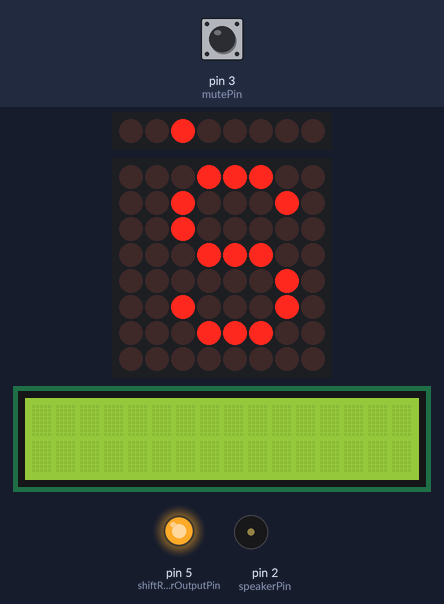
Bench run of a sketch on a simulated Arduino Uno, built with avr-gcc and run on an emulated ATmega328P. On the bench: 8 shift-register outputs drawn as a row of LEDs (first output left, lit = HIGH), 8×8 LED matrix, 16×2 character LCD, output pins drawn as LEDs (lit = HIGH), buzzer (waves = sounding). Wiring (inferred from the names in the program): MAX7219 LED driver (orientation assumed): data pin 7; clock pin 8; CS pin 9; shift register (74HC595): data pin 10; shift clock pin 12; latch pin 11. Wiring (inferred from the signals the program sends): row of LEDs: on Q0, Q1, Q2, Q3, Q4, Q5, Q6, Q7. The test bench sets the inputs (shaded band); at power-on: pin 3 (mutePin) HIGH. Pins used as bus, display or sensor lines are not drawn.

Above: at 1.36 s.
1.4 s: pin 3 (mutePin) pulsed LOW 5 times (0.12 s each, 0.3 s apart)
At 1.78 s:
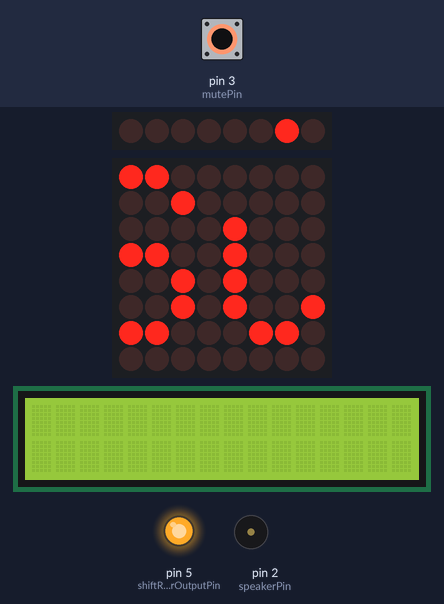
At 2.43 s:
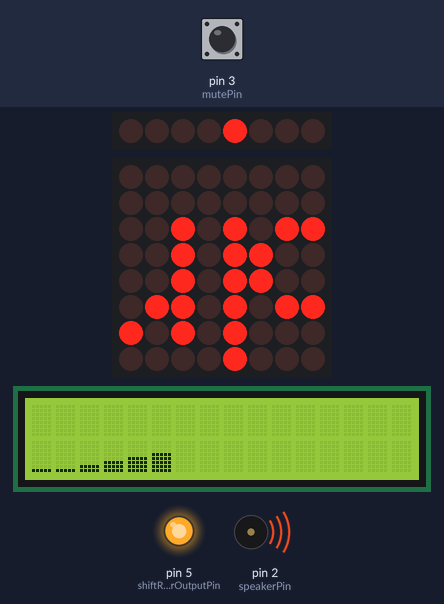
4.4 s: pin 3 (mutePin) pulsed LOW 2 times (0.12 s each, 0.3 s apart)
At 6.17 s:
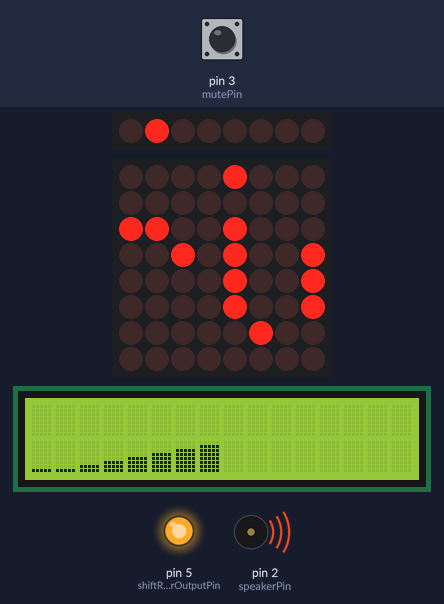
Timing chart, 0 to 19.7 s (numbered marks = the images above; inputs shaded):
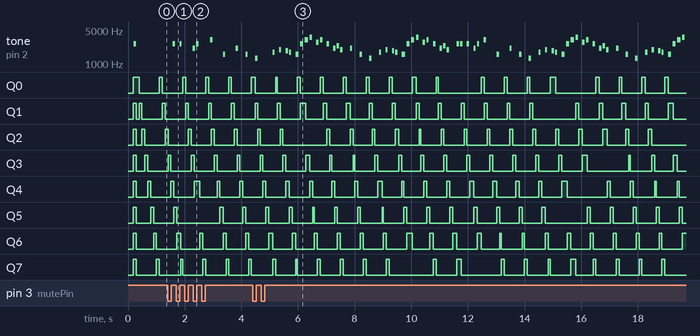

Measured:
- after the input at 1.4 s, tone on pin 2 (speakerPin): plays 2637 Hz for 0.08 s, 2637 Hz for 0.08 s, 2093 Hz for 0.08 s, 2637 Hz for 0.08 s, 3136 Hz for 0.08 s, 1568 Hz for 0.08 s … (8 notes in this stretch), starting after 0.19 s; the display: first differs from a run without the input after 0.22 s (image 1 shows a later state)
- after the input at 4.4 s, the display: first differs from a run without the input after 0.47 s (image 3 shows a later state)

The sketch:

Innlevering1.ino
```cpp
// arduino libs
#include <Arduino.h>
#include <Wire.h>
#include <LiquidCrystal_I2C.h>
#include <avr/pgmspace.h>
#include "Binary.h"

// own headers/cpp
#include "config.h"

/**
 * This is an arduino sketch for scrolling a text, while playing a fitting
 * melody and showing a note bar on an lcd screen.
 *
 * @author Anders Mikkelsen
 * @version 04.10.2015
 */

MusicPlayer musicPlayer;
Animator animator;
Scroller scroller;

void setup() {
  Serial.begin(9600);

  setUpShiftRegister();
  setUpMatrix();

  animator.setUpLcd();

  musicPlayer.setUpSpeaker();
  musicPlayer.setAnimator(&animator);

  scroller.startScroller();
}

void loop() {
  int currentTime = millis();

  if (currentTime - scroller.getTimeSinceLastScroll() > 100) {
    scroller.doScroll(currentTime);
  }

  if (currentTime - musicPlayer.getTimeSinceLastNote() > musicPlayer.getNoteDuration() && !musicPlayer.getMute()) {
    musicPlayer.doTone();
  } else if (musicPlayer.getMute()) {
    animator.lcdRamp(0);
  }

  musicPlayer.checkMuteButton(currentTime);
}
```

animator.cpp
```cpp
#include "animator.h"

void Animator::lcdRamp (int value) {
  lcd.clear();

  if (value > 16) {
    value = 16;
  } else if (value < 0) {
    value = 0;
  }

  for (int i = 0; i < value; i++){
    lcd.setCursor(i, 1);

    if (i == 0) {
      lcd.write(i);
    } else if (i > 8) {
      lcd.write(7);

      lcd.setCursor(i, 0);
      lcd.write(i - 9);
    } else {
      lcd.write(i - 1);
    }
  }
}

void Animator::makeLcdChars(byte array[8][8]) {
  for (int i = 0; i < 8; i++) {
    lcd.createChar(i, array[i]);
  }
}

void Animator::setUpLcd() {
  lcd.begin(16, 2);
  lcd.init();
  lcd.backlight();

  // set up ramp
  makeLcdChars(ramp);
}
```

animator.h
```cpp
#ifndef INNLEVERING1_ANIMATOR_H
#define INNLEVERING1_ANIMATOR_H

#include <Arduino.h>
#include <LiquidCrystal_I2C.h>

/**
 * This class defines the ramp animator for music. It initializes the LiquidCrystal_I2C lib
 * and accepts commands for ramping from 0 to 16. We default any values outside 0 - 16 to
 * 0 or 16 respectively.
 *
 * @author Anders Mikkelsen
 * @version 04.10.2015
 */
class Animator {
  public:
    void setUpLcd();
    void lcdRamp (int value);
  private:
    void makeLcdChars(byte array[8][8]);

    LiquidCrystal_I2C lcd = LiquidCrystal_I2C(0x3F, 16, 2);

    byte ramp[8][8] = {
      { 0b00000, 0b00000, 0b00000, 0b00000, 0b00000, 0b00000, 0b00000, 0b11111 },
      { 0b00000, 0b00000, 0b00000, 0b00000, 0b00000, 0b00000, 0b11111, 0b11111 },
      { 0b00000, 0b00000, 0b00000, 0b00000, 0b00000, 0b11111, 0b11111, 0b11111 },
      { 0b00000, 0b00000, 0b00000, 0b00000, 0b11111, 0b11111, 0b11111, 0b11111 },
      { 0b00000, 0b00000, 0b00000, 0b11111, 0b11111, 0b11111, 0b11111, 0b11111 },
      { 0b00000, 0b00000, 0b11111, 0b11111, 0b11111, 0b11111, 0b11111, 0b11111 },
      { 0b00000, 0b11111, 0b11111, 0b11111, 0b11111, 0b11111, 0b11111, 0b11111 },
      { 0b11111, 0b11111, 0b11111, 0b11111, 0b11111, 0b11111, 0b11111, 0b11111 }
    };
};

#endif
```

hcUtilities.h
```cpp
#ifndef INNLEVERING1_HCUTILITIES_H
#define INNLEVERING1_HCUTILITIES_H

/**
 * This header defines all pins and actions for the 74HC595. Methods will be called often and are small so are
 * left in a header for inlining.
 *
 * @author Anders Mikkelsen
 * @version 04.10.2015
 */

// DS of 74HC595
static int shiftRegisterDataPin = 10;
// ST_CP of 74HC595
static int shiftRegisterLatchPin = 11;
// SH_CP of 74HC595
static int shiftRegisterClockPin = 12;
// OE of 74HC595
static int shiftRegisterOutputPin = 5;
// MR of 74HC595
static int shiftRegisterMasterResetPin = 6;

static void setUpShiftRegister() {
  pinMode(shiftRegisterLatchPin, OUTPUT);
  pinMode(shiftRegisterClockPin, OUTPUT);
  pinMode(shiftRegisterDataPin, OUTPUT);
  pinMode(shiftRegisterOutputPin, OUTPUT);
  pinMode(shiftRegisterMasterResetPin, OUTPUT);

  analogWrite(shiftRegisterOutputPin, 255);
  analogWrite(shiftRegisterMasterResetPin, 255);
}

static void writeToShiftRegister(byte value) {
  digitalWrite(shiftRegisterLatchPin, LOW);
  shiftOut(shiftRegisterDataPin, shiftRegisterClockPin, MSBFIRST, value);
  digitalWrite(shiftRegisterLatchPin, HIGH);
}

#endif
```

mario.h
```cpp
#ifndef INNLEVERING1_MARIO_H
#define INNLEVERING1_MARIO_H

/**
 * This header defines the mario melody which is stored in PROGMEM.
 *
 * @author Anders Mikkelsen
 * @version 04.10.2015
 */

const char msgFromSong[] = "    Super Mario!    ";

//Mario main theme melody
const int melody[] PROGMEM = {
  NOTE_E7, NOTE_E7, 0, NOTE_E7,
  0, NOTE_C7, NOTE_E7, 0,
  NOTE_G7, 0, 0,  0,
  NOTE_G6, 0, 0, 0,

  NOTE_C7, 0, 0, NOTE_G6,
  0, 0, NOTE_E6, 0,
  0, NOTE_A6, 0, NOTE_B6,
  0, NOTE_AS6, NOTE_A6, 0,

  NOTE_G6, NOTE_E7, NOTE_G7,
  NOTE_A7, 0, NOTE_F7, NOTE_G7,
  0, NOTE_E7, 0, NOTE_C7,
  NOTE_D7, NOTE_B6, 0, 0,

  NOTE_C7, 0, 0, NOTE_G6,
  0, 0, NOTE_E6, 0,
  0, NOTE_A6, 0, NOTE_B6,
  0, NOTE_AS6, NOTE_A6, 0,

  NOTE_G6, NOTE_E7, NOTE_G7,
  NOTE_A7, 0, NOTE_F7, NOTE_G7,
  0, NOTE_E7, 0, NOTE_C7,
  NOTE_D7, NOTE_B6, 0, 0
};

//Mario main them tempo
const int tempo[] PROGMEM = {
  12, 12, 12, 12,
  12, 12, 12, 12,
  12, 12, 12, 12,
  12, 12, 12, 12,

  12, 12, 12, 12,
  12, 12, 12, 12,
  12, 12, 12, 12,
  12, 12, 12, 12,

  9, 9, 9,
  12, 12, 12, 12,
  12, 12, 12, 12,
  12, 12, 12, 12,

  12, 12, 12, 12,
  12, 12, 12, 12,
  12, 12, 12, 12,
  12, 12, 12, 12,

  9, 9, 9,
  12, 12, 12, 12,
  12, 12, 12, 12,
  12, 12, 12, 12,
};

#endif
```

maxUtilities.h
```cpp
#ifndef INNLEVERING1_MAXUTILITIES_H
#define INNLEVERING1_MAXUTILITIES_H

/**
 * This header defines all pins and actions for the MAX7219. Methods will be called often and are small so are
 * left in a header for inlining.
 *
 * @author Anders Mikkelsen
 * @version 04.10.2015
 */

// CS of 7912
static const int maxLoadPin = 9;
// CLK of 7912
static const int maxClockPin = 8;
// DIN of 7912
static const int maxDataPin = 7;

// from LedControl.cpp https://github.com/johnmccombs/arduino-libraries/blob/master/LedControl/LedControl.cpp

#define OP_DECODEMODE  9
#define OP_INTENSITY   10
#define OP_SCANLIMIT   11
#define OP_SHUTDOWN    12
#define OP_DISPLAYTEST 15

static void sendDoubleByteToMax(byte registerCode, byte value) {
  digitalWrite(maxLoadPin, LOW);
  shiftOut(maxDataPin, maxClockPin, MSBFIRST, registerCode);
  shiftOut(maxDataPin, maxClockPin, MSBFIRST, value);
  digitalWrite(maxLoadPin, HIGH);
}

static void setMatrixOperational(byte value) {
  sendDoubleByteToMax(OP_DISPLAYTEST, 0);
  sendDoubleByteToMax(OP_SHUTDOWN, value);
}

static void setMatrixIntensity(byte value) {
  sendDoubleByteToMax(OP_INTENSITY, value);
}

static void setMatrixScanLimit(byte value) {
  sendDoubleByteToMax(OP_SCANLIMIT, value);
}

static void setMatrixDecodeMode(byte value) {
  sendDoubleByteToMax(OP_DECODEMODE, value);
}

static void clearMatrix() {
  for (int i = 1; i <= 8; i++) {
    sendDoubleByteToMax(i, 0);
  }
}

static void setUpMatrix() {
  pinMode(maxLoadPin, OUTPUT);
  pinMode(maxClockPin, OUTPUT);
  pinMode(maxDataPin, OUTPUT);

  setMatrixOperational(1);
  setMatrixScanLimit(7);
  setMatrixDecodeMode(0);
  setMatrixIntensity(15);
  clearMatrix();
}

#endif
```

mode.h
```cpp
#ifndef INNLEVERING1_MODE_H
#define INNLEVERING1_MODE_H

/**
 * This header is used to choose which songs to display.
 *
 * @author Anders Mikkelsen
 * @version 04.10.2015
 */

#include "pitches.h"

// include the song you want to play (CHOOSE ONE)

#include "mario.h"
//#include "tetris.h"
//#include "nyanTheCat.h"

// msg
static const int msgSize = strlen(msgFromSong);

#endif
```

musicPlayer.cpp
```cpp
#include "musicPlayer.h"
#include "animator.h"

void MusicPlayer::setUpSpeaker() {
  pinMode(speakerPin, OUTPUT);
  pinMode(mutePin, INPUT);

  timeSinceLastNote = millis();
}

void MusicPlayer::setAnimator(Animator* animator) {
  anim = animator;
}

void MusicPlayer::doTone() {
  if (melodyCounter >= melodySize || tempoCounter >= tempoSize) {
    melodyCounter = 0;
    tempoCounter = 0;
  }

  noTone(speakerPin);
  noteDuration = playNote(pgm_read_word_near(melody + melodyCounter++), pgm_read_word_near(tempo + tempoCounter++));

  timeSinceLastNote = millis();
}

void MusicPlayer::checkMuteButton(int currentTime) {
  int currentMuteButtonState = digitalRead(mutePin);

  if (currentMuteButtonState != lastMuteButtonState) {
    lastDebounceTime = currentTime;
  }

  if ((millis() - lastDebounceTime) > debounceDelay) {
    if (currentMuteButtonState != muteButtonState) {
      muteButtonState = currentMuteButtonState;

      if (muteButtonState == HIGH) {
        mute = !mute;
      }
    }
  }

  lastMuteButtonState = currentMuteButtonState;
}

const int MusicPlayer::getTimeSinceLastNote() const {
  return timeSinceLastNote;
}

const boolean MusicPlayer::getMute() const {
  return mute;
}

const int MusicPlayer::getNoteDuration() const {
  return noteDuration;
}

void MusicPlayer::animateRamp(int note) const {
  if (anim != NULL) {
    anim->lcdRamp(map(note, 31, 4978, 0, 16 ));
  }
}

double MusicPlayer::playNote(int note, int duration) const {
  int noteDuration = 1000 / duration;
  animateRamp(note);
  tone(speakerPin, note, noteDuration);

  return noteDuration * 1.30;
}

MusicPlayer::~MusicPlayer() {
  free(anim);
}
```

musicPlayer.h
```cpp
#ifndef INNLEVERING1_MUSICPLAYER_H
#define INNLEVERING1_MUSICPLAYER_H

#include <Arduino.h>
#include "mode.h"
#include "animator.h"

const int speakerPin = 2;
const int mutePin = 3;

class Animator;

/**
 * This class defines the musicplayer which controls the playing of a melody on the speaker,
 * and controls toggling of the mute button.
 *
 * @author Anders Mikkelsen
 * @version 04.10.2015
 */
class MusicPlayer {
  public:
    void setUpSpeaker();
    void setAnimator(Animator* animator);
    void doTone();
    void checkMuteButton(int currentTime);

    const int getTimeSinceLastNote() const;
    const boolean getMute() const;
    const int getNoteDuration() const;

    ~MusicPlayer();
  private:
    Animator* anim = NULL;

    int timeSinceLastNote = 0;

    int melodyCounter = 0;
    const int melodySize = (sizeof(melody) / sizeof(int));
    int tempoCounter = 0;
    const int tempoSize = (sizeof(tempo) / sizeof(int));

    int noteDuration = 0;

    //muting
    boolean mute = false;

    int muteButtonState;
    int lastMuteButtonState = LOW;

    long lastDebounceTime = 0;
    long debounceDelay = 50;

    void animateRamp(int note) const;
    double playNote(int note, int duration) const;
};

#endif
```

pitches.h
```cpp
#ifndef INNLEVERING1_PITCHES_H
#define INNLEVERING1_PITCHES_H

#endif

/*************************************************
 * Public Constants
 *************************************************/

#define NOTE_B0  31
#define NOTE_C1  33
#define NOTE_CS1 35
#define NOTE_D1  37
#define NOTE_DS1 39
#define NOTE_E1  41
#define NOTE_F1  44
#define NOTE_FS1 46
#define NOTE_G1  49
#define NOTE_GS1 52
#define NOTE_A1  55
#define NOTE_AS1 58
#define NOTE_B1  62
#define NOTE_C2  65
#define NOTE_CS2 69
#define NOTE_D2  73
#define NOTE_DS2 78
#define NOTE_E2  82
#define NOTE_F2  87
#define NOTE_FS2 93
#define NOTE_G2  98
#define NOTE_GS2 104
#define NOTE_A2  110
#define NOTE_AS2 117
#define NOTE_B2  123
#define NOTE_C3  131
#define NOTE_CS3 139
#define NOTE_D3  147
#define NOTE_DS3 156
#define NOTE_E3  165
#define NOTE_F3  175
#define NOTE_FS3 185
#define NOTE_G3  196
#define NOTE_GS3 208
#define NOTE_A3  220
#define NOTE_AS3 233
#define NOTE_B3  247
#define NOTE_C4  262
#define NOTE_CS4 277
#define NOTE_D4  294
#define NOTE_DS4 311
#define NOTE_E4  330
#define NOTE_F4  349
#define NOTE_FS4 370
#define NOTE_G4  392
#define NOTE_GS4 415
#define NOTE_A4  440
#define NOTE_AS4 466
#define NOTE_B4  494
#define NOTE_C5  523
#define NOTE_CS5 554
#define NOTE_D5  587
#define NOTE_DS5 622
#define NOTE_E5  659
#define NOTE_F5  698
#define NOTE_FS5 740
#define NOTE_G5  784
#define NOTE_GS5 831
#define NOTE_A5  880
#define NOTE_AS5 932
#define NOTE_B5  988
#define NOTE_C6  1047
#define NOTE_CS6 1109
#define NOTE_D6  1175
#define NOTE_DS6 1245
#define NOTE_E6  1319
#define NOTE_F6  1397
#define NOTE_FS6 1480
#define NOTE_G6  1568
#define NOTE_GS6 1661
#define NOTE_A6  1760
#define NOTE_AS6 1865
#define NOTE_B6  1976
#define NOTE_C7  2093
#define NOTE_CS7 2217
#define NOTE_D7  2349
#define NOTE_DS7 2489
#define NOTE_E7  2637
#define NOTE_F7  2794
#define NOTE_FS7 2960
#define NOTE_G7  3136
#define NOTE_GS7 3322
#define NOTE_A7  3520
#define NOTE_AS7 3729
#define NOTE_B7  3951
#define NOTE_C8  4186
#define NOTE_CS8 4435
#define NOTE_D8  4699
#define NOTE_DS8 4978
```

scroller.cpp
```cpp
#include "scroller.h"
#include "hcUtilities.h"
#include "maxUtilities.h"
#include "mode.h"

void Scroller::startScroller() {
  timeSinceLastScroll = millis();
}

void Scroller::doScroll(long currentTime) {
  //analogWrite(shiftRegisterOutputPin, 0); // attempt at solving red spam issue

  scrollSongText();
  timeSinceLastScroll = currentTime;

  //analogWrite(shiftRegisterOutputPin, 255); // attempt at solving red spam issue
}

const int Scroller::getTimeSinceLastScroll() const {
  return timeSinceLastScroll;
}

void Scroller::updateRedColumn() {
  redCounter *= 2;

  if (redCounter > 128) {
    redCounter = 1;
  }
}

void Scroller::writeRedColumns() {
  writeToShiftRegister(redCounter ^ 255);
}

void Scroller::checkIfPastCurrentCharacter() {
  if (curCharBit > pgm_read_byte_near(lentbl_S + (curChar - 32))) {
    curCharBit = 0;
    curCharIx += 1;

    if (curCharIx + 1 > msgSize) {
      reverse = !reverse;
      curCharIx = 0;
    }

    curChar = msgFromSong[curCharIx];
  }
}

void Scroller::advanceBitAndValidate() {
  curCharBit++;
  checkIfPastCurrentCharacter();
}

void Scroller::shift(int row, int column, byte* outputByte) {
  byte currentCharBits = pgm_read_byte_near(Font + (((curChar - 32) * 8) + row));

  if (currentCharBits & (1 << curCharBit)) *outputByte |= (1 << column);
  advanceBitAndValidate();
}

void Scroller::shiftLeft(int row, byte* outputByte) {
  for (int k = 0; k <= ledColumns - 1; k++) {
    shift(row, k, outputByte);
  }
}

void Scroller::shiftRight(int row, byte* outputByte) {
  for (int k = ledColumns - 1; k >= 0; k--) {
    shift(row, k, outputByte);
  }
}

void Scroller::setCharacter() {
  curChar = msgFromSong[curCharIx];
}

void Scroller::scrollSongText() {
  curCharIxSave2 = curCharIx;
  curCharBitSave2 = curCharBit;

  writeRedColumns();

  for (int j = 0; j < ledRows; j++) {
    byte outputByte = 0;

    setCharacter();

    curCharIxSave = curCharIx;
    curCharBitSave = curCharBit;

    if (reverse) {
      shiftLeft(j, &outputByte);
    } else {
      shiftRight(j, &outputByte);
    }

    sendDoubleByteToMax(j + 1, outputByte);

    curCharIx = curCharIxSave;
    curCharBit = curCharBitSave;
  }

  curCharIx = curCharIxSave2;
  curCharBit = curCharBitSave2;

  setCharacter();
  advanceBitAndValidate();

  updateRedColumn();
}
```

scroller.h
```cpp
#ifndef INNLEVERING1_SCROLLER_H
#define INNLEVERING1_SCROLLER_H

#include "alphabet.h"

/**
 * This class defines the scroller which handles all scrolling on the led matrix.
 * It controls both green and red columns, as well as rows.
 *
 * Uses the 74HC595 and the MAX7219.
 *
 * @author Anders Mikkelsen
 * @version 04.10.2015
 */
class Scroller {
  public:
    void startScroller();
    void doScroll(long currentTime);
    const int getTimeSinceLastScroll() const;
  private:
    const int ledRows = 8;
    const int ledColumns = 8;

    int timeSinceLastScroll = 0;

    int scrollSpeed = 50;
    boolean reverse = false;

    int curCharIx = 0;
    int curCharBit = 0;
    int curCharIxSave = 0;
    int curCharBitSave = 0;
    int curCharIxSave2 = 0;
    int curCharBitSave2 = 0;
    char curChar;

    int redCounter = 1;

    void updateRedColumn();
    void writeRedColumns();
    void checkIfPastCurrentCharacter();
    void advanceBitAndValidate();
    void setCharacter();
    void shift(int row, int column, byte* outputByte);
    void shiftLeft(int row, byte* outputByte);
    void shiftRight(int row, byte* outputByte);
    void scrollSongText();
};

#endif
```

config.h
```cpp
#ifndef INNLEVERING1_CONFIG_H
#define INNLEVERING1_CONFIG_H

/**
 * Simple includer.
 *
 * @author Anders Mikkelsen
 * @version 04.10.2015
 */

#include <LiquidCrystal_I2C.h>

/**
 * Mode Select
 */
#include "mode.h"

/**
 * Animation Config
 */
#include "animator.h"

/**
 * Sound Config
 */
#include "musicPlayer.h"

/**
 * Message Config
 */
#include "hcUtilities.h"
#include "maxUtilities.h"
#include "scroller.h"

#endif
```

Source omitted: alphabet.h (data table, 5898 bytes)
